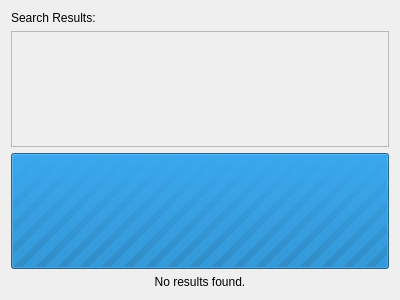
<?xml version="1.0" encoding="UTF-8"?>
<ui version="4.0">
 <class>SearchWindow</class>
 <widget class="QWidget" name="SearchWindow">
  <property name="geometry">
   <rect>
    <x>0</x>
    <y>0</y>
    <width>400</width>
    <height>300</height>
   </rect>
  </property>
  <property name="windowTitle">
   <string>Form</string>
  </property>
  <layout class="QVBoxLayout" name="verticalLayout">
   <item>
    <widget class="QLabel" name="label">
     <property name="text">
      <string>Search Results:</string>
     </property>
    </widget>
   </item>
   <item>
    <widget class="QScrollArea" name="resultsArea">
     <property name="widgetResizable">
      <bool>true</bool>
     </property>
     <widget class="QWidget" name="scrollAreaWidgetContents">
      <property name="geometry">
       <rect>
        <x>0</x>
        <y>0</y>
        <width>374</width>
        <height>106</height>
       </rect>
      </property>
      <layout class="QVBoxLayout" name="verticalLayout_3">
       <item>
        <layout class="QVBoxLayout" name="resultsVBox"/>
       </item>
      </layout>
     </widget>
    </widget>
   </item>
   <item>
    <widget class="QProgressBar" name="progressBar">
     <property name="sizePolicy">
      <sizepolicy hsizetype="Expanding" vsizetype="MinimumExpanding">
       <horstretch>0</horstretch>
       <verstretch>0</verstretch>
      </sizepolicy>
     </property>
     <property name="maximum">
      <number>0</number>
     </property>
     <property name="value">
      <number>-1</number>
     </property>
     <property name="alignment">
      <set>Qt::AlignCenter</set>
     </property>
    </widget>
   </item>
   <item>
    <widget class="QLabel" name="noResultsLabel">
     <property name="text">
      <string>No results found.</string>
     </property>
     <property name="alignment">
      <set>Qt::AlignCenter</set>
     </property>
    </widget>
   </item>
  </layout>
 </widget>
 <resources/>
 <connections/>
</ui>
